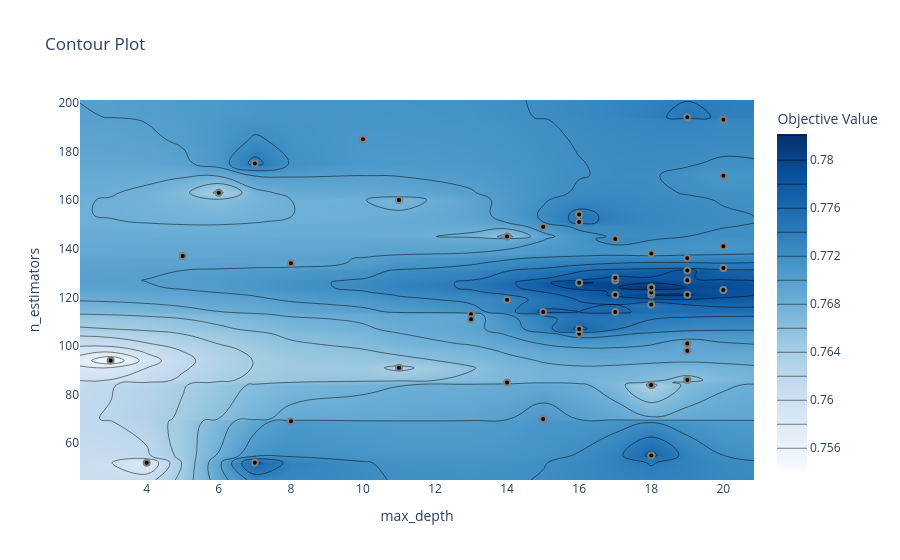

Here is the notebook cell this chart was saved with:
### Code cell
plot_contour(study).show()

### Figure 1 — Plotly figure (JSON) as saved in the notebook; plotly's stock layout.template omitted (floating-point values rounded to 4 significant figures; data arrays with more than 128 entries replaced by an {"elided": "..."} marker saying what was removed)
{"data": [{"colorbar": {"title": {"text": "Objective Value"}}, "colorscale": [[0, "rgb(247,251,255)"], [0.125, "rgb(222,235,247)"], [0.25, "rgb(198,219,239)"], [0.375, "rgb(158,202,225)"], [0.5, "rgb(107,174,214)"], [0.625, "rgb(66,146,198)"], [0.75, "rgb(33,113,181)"], [0.875, "rgb(8,81,156)"], [1, "rgb(8,48,107)"]], "connectgaps": true, "contours": {"coloring": "heatmap"}, "hoverinfo": "none", "line": {"smoothing": 1.3}, "reversescale": false, "type": "contour", "x": [2.15, 3, 4, 5, 6, 7, 8, 10, 11, 13, 14, 15, 16, 17, 18, 19, 20, 20.85], "y": [44.9, 52, 55, 69, 70, 84, 85, 86, 91, 94, 98, 101, 105, 107, 111, 113, 114, 117, 119, 121, 122, 123, 124, 126, 127, 128, 131, 132, 134, 136, 137, 138, 141, 144, 145, 149, 151, 154, 160, 163, 170, 175, 185, 193, 194, 201.1], "z": {"elided": "46x18 float values"}}, {"marker": {"color": "black", "line": {"color": "Gray", "width": 2}}, "mode": "markers", "name": "Feasible Trial", "showlegend": false, "type": "scatter", "x": [11, 5, 20, 10, 19, 15, 6, 19, 7, 16, 13, 8, 4, 17, 13, 8, 3, 18, 14, 11, 7, 17, 20, 17, 19, 18, 16, 18, 18, 19, 15, 17, 18, 20, 18, 19, 15, 20, 16, 18, 19, 17, 16, 14, 16, 19, 14, 18, 19, 20], "y": [91, 137, 193, 185, 131, 70, 163, 194, 52, 154, 113, 69, 52, 114, 111, 134, 94, 55, 85, 160, 175, 127, 132, 144, 121, 121, 105, 124, 122, 98, 149, 121, 124, 141, 84, 101, 114, 123, 107, 138, 86, 128, 126, 119, 151, 136, 145, 117, 127, 170]}, {"marker": {"color": "#cccccc", "line": {"color": "Gray", "width": 2}}, "mode": "markers", "name": "Infeasible Trial", "showlegend": false, "type": "scatter", "x": [], "y": []}], "layout": {"title": {"text": "Contour Plot"}, "xaxis": {"range": [2.15, 20.85], "title": {"text": "max_depth"}}, "yaxis": {"range": [44.9, 201.1], "title": {"text": "n_estimators"}}}}
